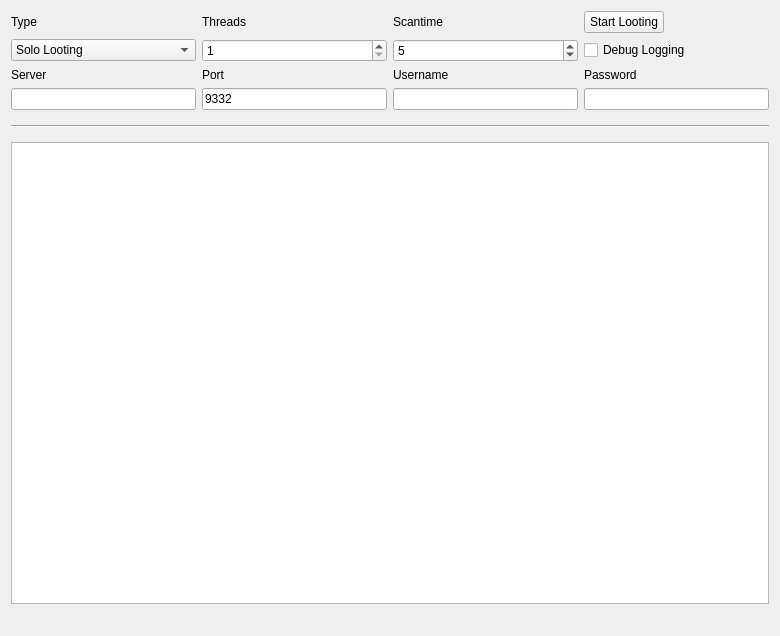
<?xml version="1.0" encoding="UTF-8"?>
<ui version="4.0">
 <class>MiningPage</class>
 <widget class="QWidget" name="MiningPage">
  <property name="geometry">
   <rect>
    <x>0</x>
    <y>0</y>
    <width>780</width>
    <height>636</height>
   </rect>
  </property>
  <property name="windowTitle">
   <string>Loot</string>
  </property>
  <layout class="QGridLayout" name="gridLayout">
   <property name="sizeConstraint">
    <enum>QLayout::SetMaximumSize</enum>
   </property>
   <item row="7" column="1">
    <widget class="QLineEdit" name="serverLine">
     <property name="enabled">
      <bool>true</bool>
     </property>
    </widget>
   </item>
   <item row="6" column="3">
    <widget class="QLabel" name="usernameLabel">
     <property name="enabled">
      <bool>true</bool>
     </property>
     <property name="text">
      <string>Username</string>
     </property>
    </widget>
   </item>
   <item row="6" column="1">
    <widget class="QLabel" name="serverLabel">
     <property name="enabled">
      <bool>true</bool>
     </property>
     <property name="text">
      <string>Server</string>
     </property>
    </widget>
   </item>
   <item row="7" column="3">
    <widget class="QLineEdit" name="usernameLine">
     <property name="enabled">
      <bool>true</bool>
     </property>
     <property name="text">
      <string/>
     </property>
    </widget>
   </item>
   <item row="6" column="4">
    <widget class="QLabel" name="passwordLabel">
     <property name="enabled">
      <bool>true</bool>
     </property>
     <property name="text">
      <string>Password</string>
     </property>
    </widget>
   </item>
   <item row="6" column="2">
    <widget class="QLabel" name="portLabel">
     <property name="enabled">
      <bool>true</bool>
     </property>
     <property name="text">
      <string>Port</string>
     </property>
    </widget>
   </item>
   <item row="3" column="4">
    <widget class="QPushButton" name="startButton">
     <property name="sizePolicy">
      <sizepolicy hsizetype="Fixed" vsizetype="Fixed">
       <horstretch>0</horstretch>
       <verstretch>0</verstretch>
      </sizepolicy>
     </property>
     <property name="text">
      <string>Start Looting</string>
     </property>
    </widget>
   </item>
   <item row="8" column="1" colspan="4">
    <widget class="Line" name="line">
     <property name="sizePolicy">
      <sizepolicy hsizetype="Minimum" vsizetype="Fixed">
       <horstretch>0</horstretch>
       <verstretch>0</verstretch>
      </sizepolicy>
     </property>
     <property name="minimumSize">
      <size>
       <width>0</width>
       <height>20</height>
      </size>
     </property>
     <property name="orientation">
      <enum>Qt::Horizontal</enum>
     </property>
    </widget>
   </item>
   <item row="13" column="1" colspan="4">
    <widget class="QListWidget" name="list">
     <property name="autoScrollMargin">
      <number>100000</number>
     </property>
     <property name="dragDropMode">
      <enum>QAbstractItemView::DragOnly</enum>
     </property>
     <property name="selectionMode">
      <enum>QAbstractItemView::NoSelection</enum>
     </property>
     <property name="movement">
      <enum>QListView::Snap</enum>
     </property>
     <property name="batchSize">
      <number>10</number>
     </property>
    </widget>
   </item>
   <item row="14" column="1" colspan="2">
    <widget class="QLabel" name="shareCount">
     <property name="font">
      <font>
       <pointsize>10</pointsize>
       <weight>75</weight>
       <bold>true</bold>
      </font>
     </property>
     <property name="text">
      <string/>
     </property>
    </widget>
   </item>
   <item row="3" column="3">
    <widget class="QLabel" name="scantimeLabel">
     <property name="enabled">
      <bool>true</bool>
     </property>
     <property name="layoutDirection">
      <enum>Qt::LeftToRight</enum>
     </property>
     <property name="text">
      <string>Scantime</string>
     </property>
    </widget>
   </item>
   <item row="3" column="2">
    <widget class="QLabel" name="threadsLabel">
     <property name="enabled">
      <bool>true</bool>
     </property>
     <property name="text">
      <string>Threads</string>
     </property>
    </widget>
   </item>
   <item row="4" column="4">
    <widget class="QCheckBox" name="debugCheckBox">
     <property name="text">
      <string>Debug Logging</string>
     </property>
    </widget>
   </item>
   <item row="3" column="1">
    <widget class="QLabel" name="typeLabel">
     <property name="text">
      <string>Type</string>
     </property>
    </widget>
   </item>
   <item row="4" column="2">
    <widget class="QSpinBox" name="threadsBox">
     <property name="enabled">
      <bool>true</bool>
     </property>
     <property name="minimum">
      <number>1</number>
     </property>
     <property name="maximum">
      <number>99</number>
     </property>
     <property name="singleStep">
      <number>1</number>
     </property>
    </widget>
   </item>
   <item row="4" column="1">
    <widget class="QComboBox" name="typeBox">
     <property name="editable">
      <bool>false</bool>
     </property>
     <property name="currentIndex">
      <number>0</number>
     </property>
     <item>
      <property name="text">
       <string>Solo Looting</string>
      </property>
     </item>
     <item>
      <property name="text">
       <string>Group Looting</string>
      </property>
     </item>
    </widget>
   </item>
   <item row="4" column="3">
    <widget class="QSpinBox" name="scantimeBox">
     <property name="enabled">
      <bool>true</bool>
     </property>
     <property name="minimum">
      <number>1</number>
     </property>
     <property name="value">
      <number>5</number>
     </property>
    </widget>
   </item>
   <item row="7" column="2">
    <widget class="QLineEdit" name="portLine">
     <property name="enabled">
      <bool>true</bool>
     </property>
     <property name="text">
      <string>9332</string>
     </property>
     <property name="value" stdset="0">
      <number>9332</number>
     </property>
    </widget>
   </item>
   <item row="7" column="4">
    <widget class="QLineEdit" name="passwordLine">
     <property name="enabled">
      <bool>true</bool>
     </property>
    </widget>
   </item>
   <item row="14" column="3" colspan="2">
    <widget class="QLabel" name="mineSpeedLabel">
     <property name="sizePolicy">
      <sizepolicy hsizetype="Preferred" vsizetype="Preferred">
       <horstretch>0</horstretch>
       <verstretch>0</verstretch>
      </sizepolicy>
     </property>
     <property name="font">
      <font>
       <pointsize>10</pointsize>
       <weight>75</weight>
       <bold>true</bold>
      </font>
     </property>
     <property name="text">
      <string/>
     </property>
     <property name="alignment">
      <set>Qt::AlignRight|Qt::AlignTrailing|Qt::AlignVCenter</set>
     </property>
    </widget>
   </item>
  </layout>
 </widget>
 <layoutdefault spacing="6" margin="11"/>
 <tabstops>
  <tabstop>startButton</tabstop>
  <tabstop>typeBox</tabstop>
  <tabstop>threadsBox</tabstop>
  <tabstop>scantimeBox</tabstop>
  <tabstop>serverLine</tabstop>
  <tabstop>portLine</tabstop>
  <tabstop>usernameLine</tabstop>
  <tabstop>passwordLine</tabstop>
  <tabstop>debugCheckBox</tabstop>
  <tabstop>list</tabstop>
 </tabstops>
 <resources/>
 <connections/>
</ui>
